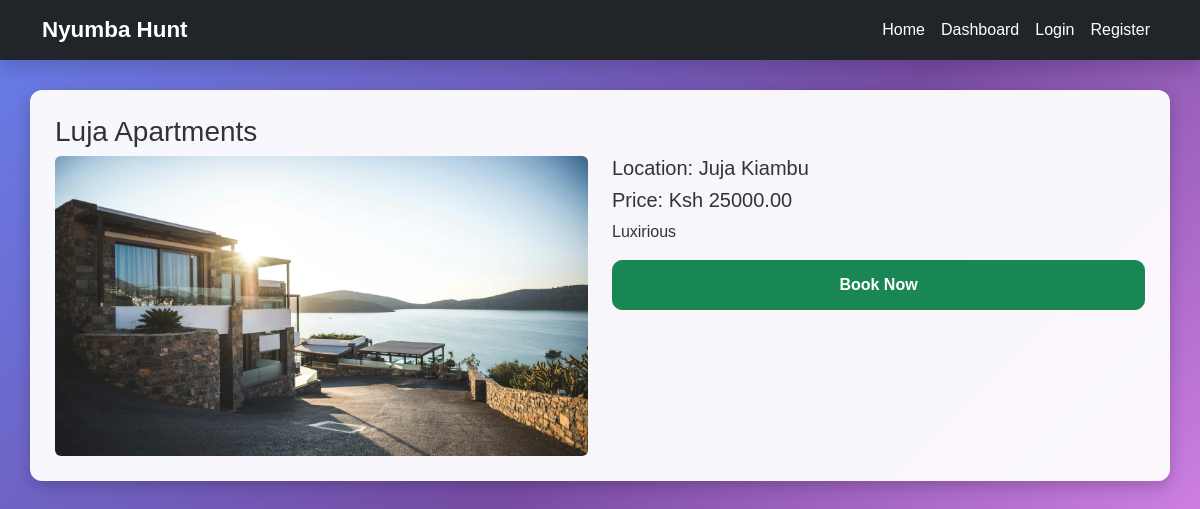
The app's page /house/11/ with its own data.
### housesApp/models.py (models this page shows, shortened)
class House(models.Model):
    STATUS_VACANT = 'vacant'
    STATUS_OCCUPIED = 'occupied'
    STATUS_CHOICES = [
        (STATUS_VACANT, 'Vacant'),
        (STATUS_OCCUPIED, 'Occupied'),
    ]
    title = models.CharField(max_length=200)
    price = models.DecimalField(max_digits=10, decimal_places=2)
    location = models.CharField(max_length=200)
    description = models.TextField()
    image = models.ImageField(upload_to='house_images/')
    status = models.CharField(max_length=20, choices=STATUS_CHOICES, default=STATUS_VACANT)
    owner = models.ForeignKey(User, on_delete=models.CASCADE, related_name='houses', null=True, blank=True)

### housesApp/views.py (the view)
# urls.py: path('house/<int:pk>/', views.house_detail, name='house_detail'),
def house_detail(request, pk):
    house = get_object_or_404(House, pk=pk)
    context = {'house': house}
    return render(request, 'housesApp/houses_details.html', context)

### housesApp/templates/housesApp/houses_details.html
{% extends 'housesApp/base.html' %}
{% load static %}
{% block content %}
<h3>{{ house.title }}</h3>
<div class="row">
    <div class="col-md-6">
        {% if house.image %}
        <img src="{{ house.image.url }}" class="img-fluid rounded">
        {% endif %}
    </div>
    <div class="col-md-6">
        <h5>Location: {{ house.location }}</h5>
        <h5>Price: Ksh {{ house.price }}</h5>
        <p>{{ house.description }}</p>
        <a href="{% url 'housesApp:book_house' house.pk %}"
           class="btn btn-success w-100">Book Now</a>
    </div>
</div>
{% endblock %}

### housesApp/static/Css/style.css (style rules this page uses)
body { background: linear-gradient(135deg, #667eea 0%, #764ba2 50%, #f093fb 100%); background-size: cover; background-repeat: no-repeat; background-attachment: fixed; font-family: 'Poppins', sans-serif; min-height: 100vh; }
h2, h3, h5, p { color: #333; }
.content-box .btn { border-radius: 10px; padding: 12px; font-weight: 600; }

### records on screen
House: title "Luja Apartments", image (picture), location "Juja Kiambu", price "25000.00", description "Luxirious"
